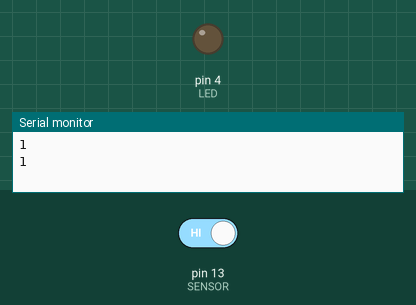
Simulated run of this sketch. Board: Arduino Uno, built with avr-gcc and run on an emulated ATmega328P. Parts: output pins drawn as LEDs (lit = HIGH), the last lines printed to the serial monitor. Dashed ring = blinking. The test bench sets the inputs (shaded band); at power-on: pin 13 (SENSOR) HIGH.

Above: at 1.8 s.
1.9 s: pin 13 (SENSOR) driven LOW
At 2.4 s:
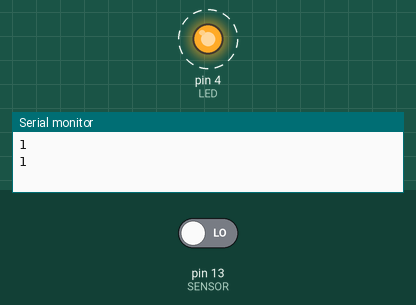
4.9 s: pin 13 (SENSOR) driven HIGH
At 5.4 s:
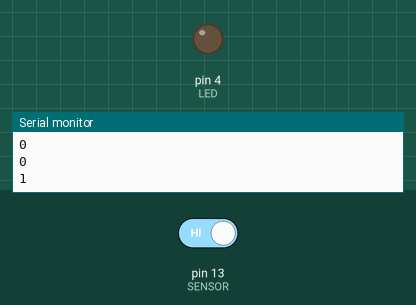
Timing chart, 0 to 7.9 s (numbered marks = the images above; inputs shaded):
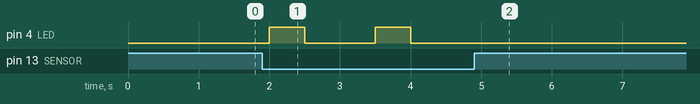

The sketch:

VIBRACI_N.ino
```cpp
int SENSOR = 13;
int LED = 4;
int valor;
void setup() {
  pinMode(SENSOR, INPUT);
  pinMode(LED, OUTPUT);
  digitalWrite(LED,LOW);
  Serial.begin(9600);
}

void loop() {
  valor = digitalRead(SENSOR);
  if (valor == LOW){
    digitalWrite(LED,HIGH);
    delay(500);
  }
  digitalWrite(LED,LOW);
  Serial.println(digitalRead(SENSOR));
  delay(1000);
}
```

Measured:
- after the input at 1.9 s, pin 4 (LED): alternates HIGH for 0.50 s and LOW for 1.0 s, starting after 0.10 s
- after the input at 4.9 s, pin 4 (LED): stops changing and stays LOW
